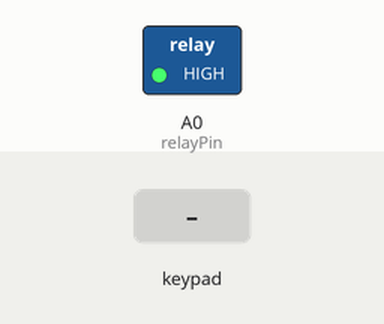
Bench run of a sketch on a simulated Arduino Uno, built with avr-gcc and run on an emulated ATmega328P. Shown: switched loads named in the sketch (green lamp = pin HIGH). The test bench sets the inputs (shaded band). What the sketch prints to the serial monitor is not drawn.

Above: at 1.2 s.
1.3 s: keypad keys 2 4 0 7 2 2 # pressed 0.4 s apart
At 4.6 s:
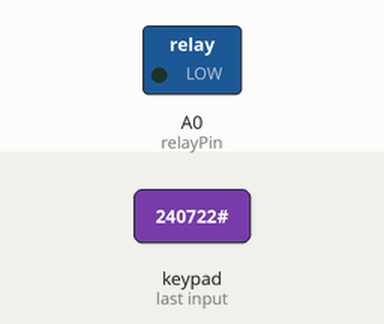
7.1 s: key 'A' pressed
8.6 s: key 'B' pressed
10.1 s: keypad keys 2 4 0 7 2 2 * pressed 0.4 s apart
14.4 s: key 'C' pressed
15.9 s: keypad keys 2 4 0 7 2 2 D pressed 0.4 s apart
Timing chart, 0 to 18.9 s (numbered marks = the images above; inputs shaded):
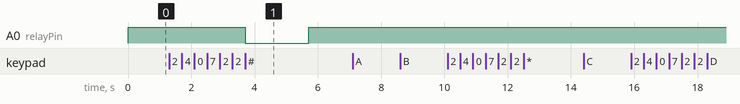

The sketch:

keypad_spbu.ino
```cpp
#include <Keypad.h>

const byte ROWS = 4;
const byte COLS = 4;
char keys[ROWS][COLS] = {
  {'1','2','3','A'},
  {'4','5','6','B'},
  {'7','8','9','C'},
  {'*','0','#','D'}
};
byte rowPins[ROWS] = {2, 3, 4, 5};  // Connect to the row pinouts of the keypad
byte colPins[COLS] = {6, 7, 8, 9};  // Connect to the column pinouts of the keypad

Keypad keypad = Keypad( makeKeymap(keys),
                                   rowPins,
                                   colPins,
                                   ROWS,
                                   COLS );

const int relayPin = A0;  // Connect to the control pin of the relay

char password[] = "240722";  // Change this to your desired password
char enteredPassword[7];
int passwordIndex = 0;

void setup() {
  Serial.begin(9600);
  pinMode(relayPin, OUTPUT);
  digitalWrite(relayPin, HIGH);  // Initialize relay (door locked)
}

void loop() {
  char key = keypad.getKey();

  if (key) {
    if (key == '#') {
      if (strcmp(enteredPassword, password) == 0) {
        unlockDoor();
      } else {
        Serial.println("Incorrect password!");
        resetPassword();
      }
    } else {
      enteredPassword[passwordIndex++] = key;
      Serial.print(key);

      if (passwordIndex == 6) {
        passwordIndex = 0;
      }
    }
  }
}

void unlockDoor() {
  Serial.println("\nDoor unlocked!");
  digitalWrite(relayPin, LOW);  // Activate the relay (unlock the door)
  delay(2000);                    // Keep the door unlocked for 2 seconds
  digitalWrite(relayPin, HIGH);   // Deactivate the relay (lock the door)
  resetPassword();
}

void resetPassword() {
  memset(enteredPassword, 0, sizeof(enteredPassword));
  passwordIndex = 0;
  delay(1000);  // Delay to prevent rapid password attempts
}
```

Measured:
- after the input at 1.3 s, A0 (relayPin): HIGH → LOW after 2.4 s, → HIGH 2.0 s later
- after the input at 7.1 s, every drawn part: stays the same
- after the input at 8.6 s, every drawn part: stays the same
- after the input at 10.1 s, every drawn part: stays the same
- after the input at 14.4 s, every drawn part: stays the same
- after the input at 15.9 s, every drawn part: stays the same
